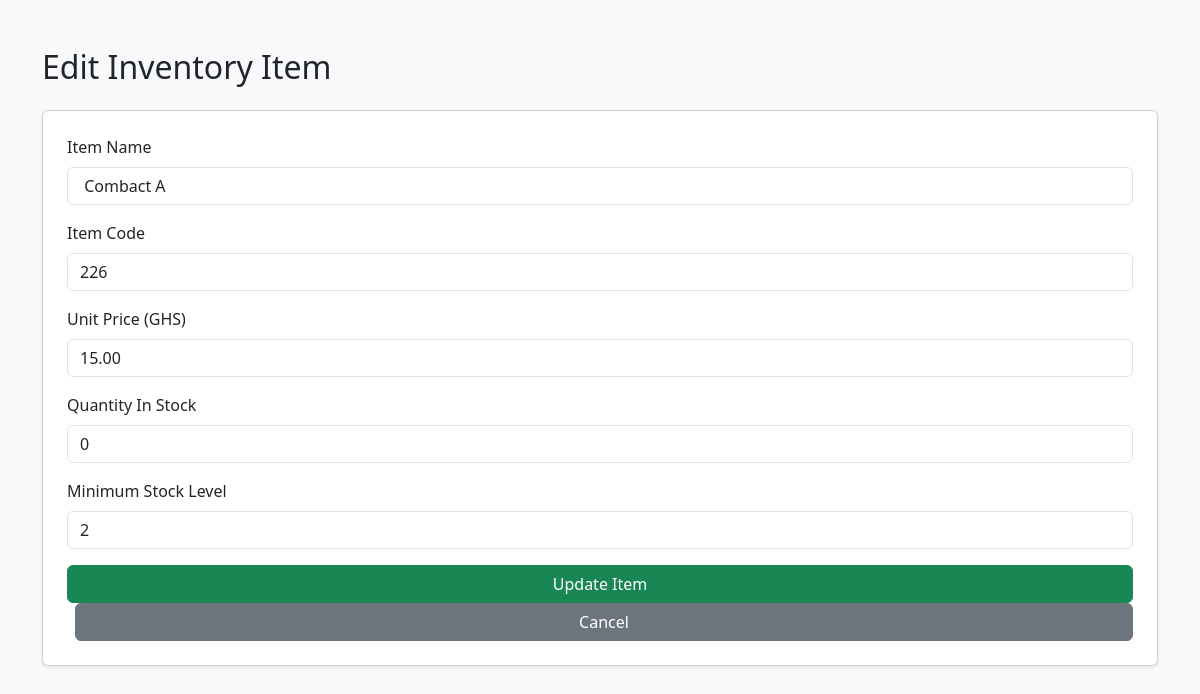
The app's page /Inventory/edit_inventory.php?id=248 (signed in) with its own data.
### tables this page shows
CREATE TABLE `inventory` (
  `id` int NOT NULL,
  `item` varchar(100) NOT NULL,
  `item_code` varchar(50) NOT NULL,
  `category` varchar(50) DEFAULT NULL,
  `unit_price` decimal(10,2) NOT NULL,
  `quantity_in_stock` int DEFAULT '0',
  `min_stock_level` int DEFAULT '0',
  `created_at` timestamp NOT NULL DEFAULT CURRENT_TIMESTAMP
);

### Inventory/edit_inventory.php (the view, shortened to what this page needs)
<?php
require '../dbconfig.php';
$id = $_GET['id'] ?? null;
$stmt = $conn->prepare("SELECT * FROM inventory WHERE id = ?");
$stmt->execute([$id]);
$item = $stmt->fetch();
?>
<!DOCTYPE html>
<html lang="en">
<head>
    <link href="../assets/css/bootstrap.min.css" rel="stylesheet">
</head>
<body class="bg-light">
<div class="container mt-5">
    <h2 class="mb-4">Edit Inventory Item</h2>
    <form method="post" class="card p-4 shadow-sm bg-white">
        <div class="mb-3">
            <label class="form-label">Item Name</label>
            <input type="text" name="item" class="form-control" value="<?= htmlspecialchars($item['item']) ?>" required>
        </div>
        <div class="mb-3">
            <label class="form-label">Item Code</label>
            <input type="text" name="item_code" class="form-control" value="<?= htmlspecialchars($item['item_code']) ?>" required>
        </div>
        <div class="mb-3">
            <label class="form-label">Unit Price (GHS)</label>
            <input type="number" name="unit_price" class="form-control" step="0.01" value="<?= $item['unit_price'] ?>" required>
        </div>
        <div class="mb-3">
            <label class="form-label">Quantity In Stock</label>
            <input type="number" name="quantity_in_stock" class="form-control" value="<?= $item['quantity_in_stock'] ?>" required>
        </div>
        <div class="mb-3">
            <label class="form-label">Minimum Stock Level</label>
            <input type="number" name="min_stock_level" class="form-control" value="<?= $item['min_stock_level'] ?>" required>
        </div>
        <button type="submit" class="btn btn-success">Update Item</button>
        <a href="invent_list_page.php" class="btn btn-secondary ms-2">Cancel</a>
    </form>
</div>
</body>
</html>

### records on screen
inventory: item "Combact A", item_code "226", unit_price "15.00", quantity_in_stock "0", min_stock_level "2"
